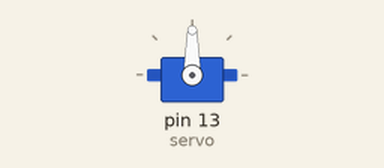
Recording of a sketch running on a simulated Arduino Uno, built with avr-gcc and run on an emulated ATmega328P. On the bench: servo.

Above: at 0.05 s.
At 2.05 s:
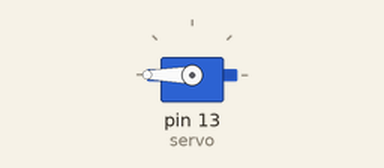
At 4.0 s:
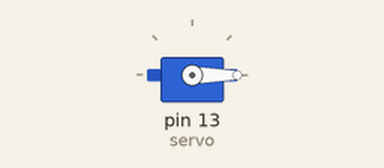
Timing chart, 0 to 5.2 s (numbered marks = the images above):
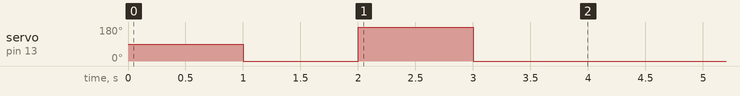

The sketch:

Servo_Halloween.ino
```cpp
#include <Servo.h>

Servo servo; // servo object representing the MG 996R servo

void setup() {
  servo.attach(13); // servo is wired to Arduino on digital pin 3
}

void loop() {
  drop();
}

void drop() {
  delay(1000); // wait for one second
  servo.write(0); // move MG996R's shaft to angle 0°
  delay(1000); // wait for one second
  servo.write(180); // move MG996R's shaft to angle 45°
  delay(1000); // wait for one second
  servo.write(0); // move MG996R's shaft to angle 90°
  delay(1000);

}
```

Measured:
- by itself, servo on pin 13 (servo): repeats every 4.0 s: 180° 1.0 s, 0° 3.0 s
